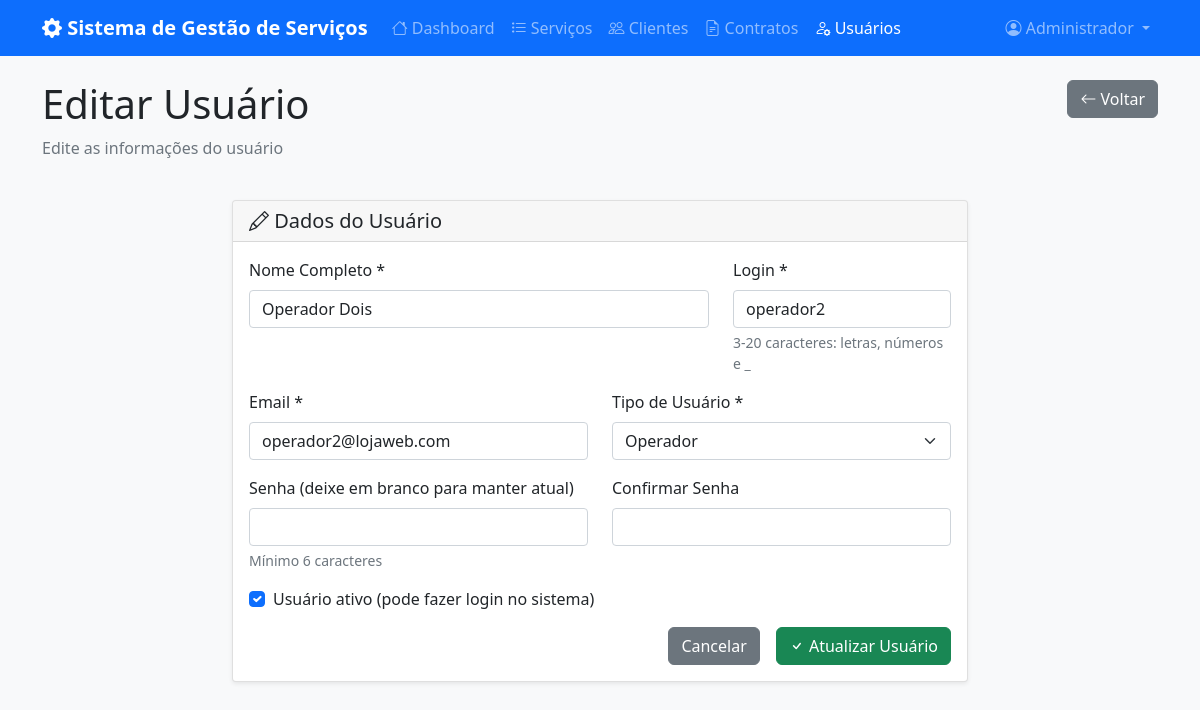
Page /admin/usuarios/form.php?id=3 (signed in) on the earlier database version.
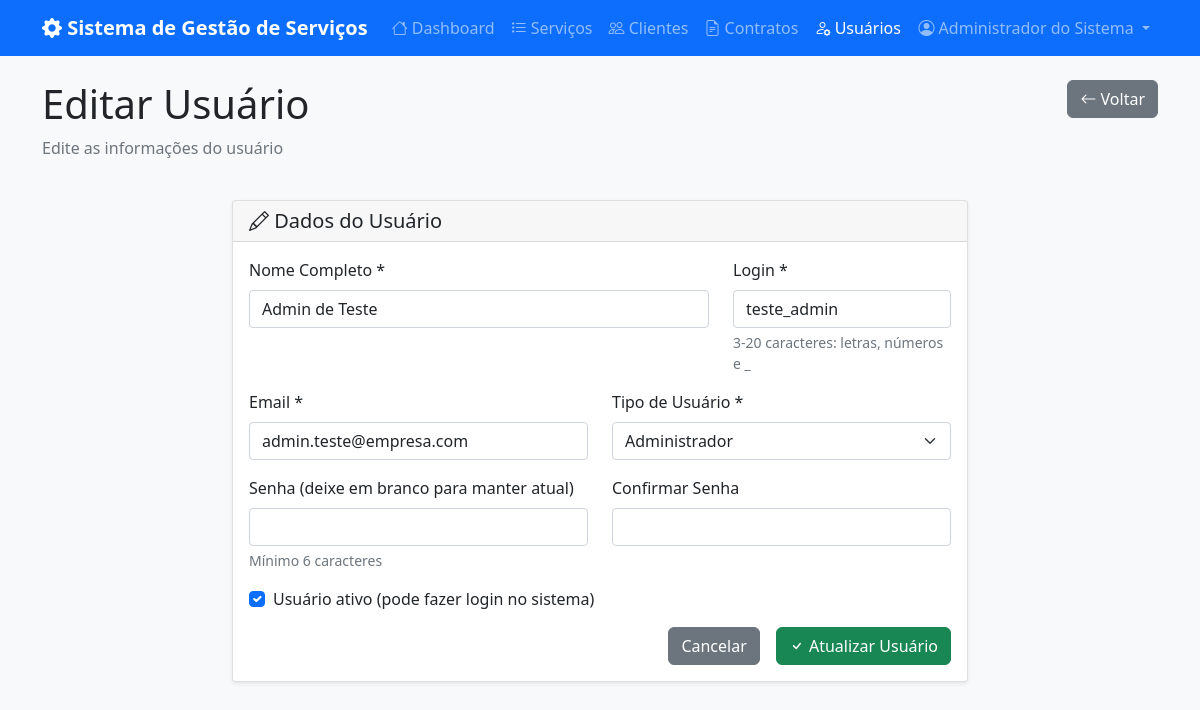
Same page on the later database version.
### tables this page shows
CREATE TABLE `usuarios` (
    `id` int(11) NOT NULL AUTO_INCREMENT,
    `login` varchar(50) NOT NULL,
    `senha` varchar(255) NOT NULL,
    `nome` varchar(100) NOT NULL,
    `email` varchar(100) NOT NULL,
    `tipo` enum('admin', 'operador') DEFAULT 'operador',
    `ativo` tinyint(1) DEFAULT 1,
    `remember_token` varchar(255) DEFAULT NULL,
    `ultimo_acesso` timestamp NULL DEFAULT NULL,
    `criado_em` timestamp DEFAULT CURRENT_TIMESTAMP,
    `atualizado_em` timestamp DEFAULT CURRENT_TIMESTAMP ON UPDATE CURRENT_TIMESTAMP,
    PRIMARY KEY (`id`),
    UNIQUE KEY `login` (`login`),
    UNIQUE KEY `email` (`email`)
);

### dao/UsuarioDAO.php (called while the page is built, shortened)
<?php
require_once __DIR__ . '/../config/db.php';
class UsuarioDAO
{
    private $db;
    public function __construct()
    {
        $this->db = Database::getInstance()->getConnection();
    }
    public function findById(int $id): ?array
    {
        try {
            $stmt = $this->db->prepare("SELECT * FROM usuarios WHERE id = ?");
            $stmt->execute([$id]);
            $user = $stmt->fetch();
            if ($user) {
                unset($user['senha']);
                return $user;
            }
            return null;
        } catch (PDOException $e) {
            error_log("Error finding user by ID: " . $e->getMessage());
            return null;
        }
    }
}

### config/db.php (called while the page is built, shortened)
<?php
class Database
{
    private static $instance = null;
    private $connection;
    private $host = 'localhost';
    private $database = 'trabalho_web';
    private $username = 'root';
    private $password = '';
    private $charset = 'utf8mb4';
    private function __construct()
    {
        $dsn = "mysql:host={$this->host};dbname={$this->database};charset={$this->charset}";
        $options = [
            PDO::ATTR_ERRMODE => PDO::ERRMODE_EXCEPTION,
            PDO::ATTR_DEFAULT_FETCH_MODE => PDO::FETCH_ASSOC,
            PDO::ATTR_EMULATE_PREPARES => false,
        ];
        try {
            $this->connection = new PDO($dsn, $this->username, $this->password, $options);
        } catch (PDOException $e) {
            error_log("Database connection failed: " . $e->getMessage());
            throw new PDOException("Database connection failed");
        }
    }
    public static function getInstance(): Database
    {
        if (self::$instance === null) {
            self::$instance = new self();
        }
        return self::$instance;
    }
    public function getConnection(): PDO
    {
        return $this->connection;
    }
}

### admin/usuarios/form.php (the view, shortened to what the changed rows need)
<?php
require_once '../../dao/UsuarioDAO.php';
$usuarioDAO = new UsuarioDAO();
$user = Auth::getUser();
$usuario = null;
$isEdit = false;
if (isset($_GET['id'])) {
    $id = (int) $_GET['id'];
    $usuario = $usuarioDAO->findById($id);
    if ($usuario) {
        $isEdit = true;
    } else {
        header('Location: list.php');
        exit;
    }
}
?>
<!DOCTYPE html>
<html lang="pt-BR">
<head>
    <link href="https://cdn.jsdelivr.net/npm/bootstrap@5.1.3/dist/css/bootstrap.min.css" rel="stylesheet">
    <link href="https://cdn.jsdelivr.net/npm/bootstrap-icons@1.8.1/font/bootstrap-icons.css" rel="stylesheet">
    <link rel="stylesheet" href="../assets/css/style.css">
</head>
<body>
    <nav class="navbar navbar-expand-lg navbar-dark bg-primary">
        <div class="container">
            <div class="collapse navbar-collapse" id="navbarNav">
                <ul class="navbar-nav">
                    <li class="nav-item dropdown">
                        <a class="nav-link dropdown-toggle" href="#" id="navbarDropdown" role="button" data-bs-toggle="dropdown">
                            <i class="bi bi-person-circle"></i> <?= htmlspecialchars($user['nome']) ?>
                        </a>
                    </li>
                </ul>
            </div>
        </div>
    </nav>
    <div class="container mt-4">
        <div class="row mb-4">
            <div class="col-md-8">
                <h1><?= $isEdit ? 'Editar' : 'Novo' ?> Usuário</h1>
            </div>
        </div>
        <div class="row justify-content-center">
            <div class="col-lg-8">
                <div class="card">
                    <div class="card-body">
                        <form method="POST" action="">
                            <div class="row">
                                <div class="col-md-8">
                                    <div class="mb-3">
                                        <label for="nome" class="form-label">Nome Completo *</label>
                                        <input type="text" class="form-control" id="nome" name="nome"
                                            value="<?= htmlspecialchars($usuario['nome'] ?? $_POST['nome'] ?? '') ?>"
                                            required maxlength="100">
                                    </div>
                                </div>
                                <div class="col-md-4">
                                    <div class="mb-3">
                                        <label for="login" class="form-label">Login *</label>
                                        <input type="text" class="form-control" id="login" name="login"
                                            value="<?= htmlspecialchars($usuario['login'] ?? $_POST['login'] ?? '') ?>"
                                            required maxlength="20" pattern="[a-zA-Z0-9_]{3,20}">
                                        <div class="form-text">3-20 caracteres: letras, números e _</div>
                                    </div>
                                </div>
                            </div>
                            <div class="row">
                                <div class="col-md-6">
                                    <div class="mb-3">
                                        <label for="email" class="form-label">Email *</label>
                                        <input type="email" class="form-control" id="email" name="email"
                                            value="<?= htmlspecialchars($usuario['email'] ?? $_POST['email'] ?? '') ?>"
                                            required maxlength="100">
                                    </div>
                                </div>
                                <div class="col-md-6">
                                    <div class="mb-3">
                                        <label for="tipo" class="form-label">Tipo de Usuário *</label>
                                        <select class="form-select" id="tipo" name="tipo" required>
                                            <option value="operador" <?= ($usuario['tipo'] ?? $_POST['tipo'] ?? '') === 'operador' ? 'selected' : '' ?>>
                                                Operador
                                            </option>
                                            <option value="admin" <?= ($usuario['tipo'] ?? $_POST['tipo'] ?? '') === 'admin' ? 'selected' : '' ?>>
                                                Administrador
                                            </option>
                                        </select>
                                    </div>
                                </div>
                            </div>
                            <div class="mb-3">
                                <div class="form-check">
                                    <input class="form-check-input" type="checkbox" id="ativo" name="ativo"
                                        <?= ($usuario['ativo'] ?? 1) ? 'checked' : '' ?>>
                                    <label class="form-check-label" for="ativo">
                                        Usuário ativo (pode fazer login no sistema)
                                    </label>
                                </div>
                            </div>
                        </form>
                    </div>
                </div>
            </div>
        </div>
    </div>
</body>
</html>

Differences in the rows shown:
changed usuarios: nome "Operador Dois" → "Admin de Teste"; login "operador2" → "teste_admin"; email "operador2@lojaweb.com" → "admin.teste@empresa.com"; tipo "Operador" → "Administrador"
Other differences:
$user['nome']: "Administrador" → "Administrador do Sistema"
